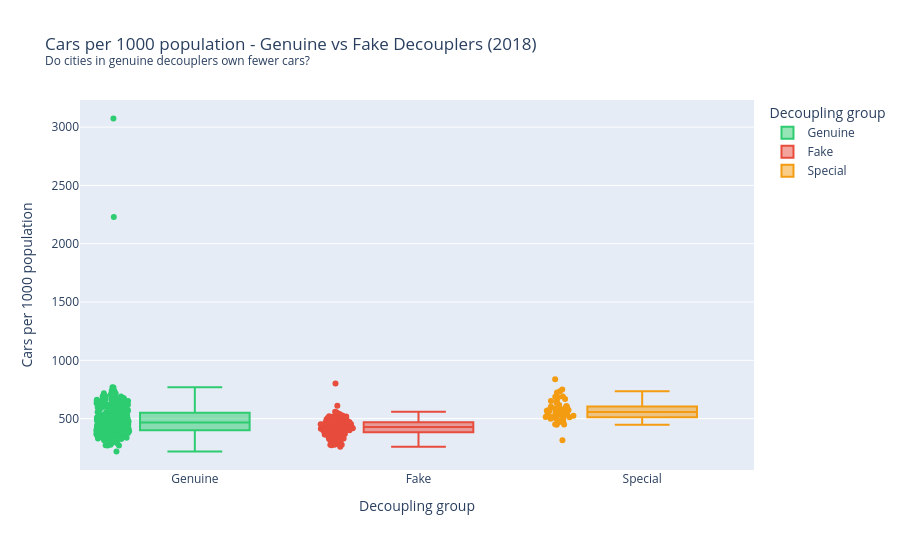

This figure's notebook cell:
### Code cell
# CARS PER 1000: the main story
# Hypothesis: cities in genuine decouplers are less car-dependent

# Box plot: distribution by group
fig = px.box(
    snap_cars,
    x='group',
    y='cars_per_1000',
    color='group',
    points='all',
    hover_name='city_name',
    hover_data=['country', 'iso_code'],
    color_discrete_map=GROUP_COLORS,
    category_orders={'group': ['Genuine', 'Fake', 'Special']},
    title=f'Cars per 1000 population - Genuine vs Fake Decouplers ({YEAR_CARS})<br>'
          f'<sup>Do cities in genuine decouplers own fewer cars?</sup>',
    labels={'cars_per_1000': 'Cars per 1000 population', 'group': 'Decoupling group'},
    height=550
)
fig.show()

# Summary stats
print(f"Cars per 1000 by group ({YEAR_CARS}):")
print(
    snap_cars.groupby('group')['cars_per_1000']
    .agg(['median', 'mean', 'std', 'count'])
    .round(1)
    .to_string()
)

### Figure 1 — Plotly figure (JSON) as saved in the notebook; plotly's stock layout.template omitted (floating-point values rounded to 4 significant figures; data arrays with more than 128 entries replaced by an {"elided": "..."} marker saying what was removed)
{"data": [{"alignmentgroup": "True", "boxpoints": "all", "customdata": {"elided": "344x2 str values"}, "hovertemplate": "<b>%{hovertext}</b><br><br>Decoupling group=%{x}<br>Cars per 1000 population=%{y}<br>country=%{customdata[0]}<br>iso_code=%{customdata[1]}<extra></extra>", "hovertext": {"elided": "344 null values"}, "legendgroup": "Genuine", "marker": {"color": "#2ecc71"}, "name": "Genuine", "notched": false, "offsetgroup": "Genuine", "orientation": "v", "showlegend": true, "type": "box", "x": {"elided": "344 str values"}, "x0": " ", "xaxis": "x", "y": {"elided": "344 float values"}, "y0": " ", "yaxis": "y"}, {"alignmentgroup": "True", "boxpoints": "all", "customdata": {"elided": "167x2 str values"}, "hovertemplate": "<b>%{hovertext}</b><br><br>Decoupling group=%{x}<br>Cars per 1000 population=%{y}<br>country=%{customdata[0]}<br>iso_code=%{customdata[1]}<extra></extra>", "hovertext": {"elided": "167 null values"}, "legendgroup": "Fake", "marker": {"color": "#e74c3c"}, "name": "Fake", "notched": false, "offsetgroup": "Fake", "orientation": "v", "showlegend": true, "type": "box", "x": {"elided": "167 str values"}, "x0": " ", "xaxis": "x", "y": {"elided": "167 float values"}, "y0": " ", "yaxis": "y"}, {"alignmentgroup": "True", "boxpoints": "all", "customdata": [["Poland", "POL"], ["Poland", "POL"], ["Poland", "POL"], ["Poland", "POL"], ["Poland", "POL"], ["Poland", "POL"], ["Poland", "POL"], ["Poland", "POL"], ["Poland", "POL"], ["Poland", "POL"], ["Poland", "POL"], ["Poland", "POL"], ["Poland", "POL"], ["Poland", "POL"], ["Poland", "POL"], ["Poland", "POL"], ["Poland", "POL"], ["Poland", "POL"], ["Poland", "POL"], ["Poland", "POL"], ["Poland", "POL"], ["Poland", "POL"], ["Poland", "POL"], ["Poland", "POL"], ["Poland", "POL"], ["Poland", "POL"], ["Poland", "POL"], ["Poland", "POL"], ["Poland", "POL"], ["Poland", "POL"], ["Poland", "POL"], ["Poland", "POL"], ["Poland", "POL"], ["Poland", "POL"], ["Poland", "POL"], ["Poland", "POL"], ["Poland", "POL"], ["Poland", "POL"], ["Poland", "POL"], ["Poland", "POL"], ["Poland", "POL"], ["Poland", "POL"], ["Poland", "POL"], ["Poland", "POL"], ["Poland", "POL"], ["Poland", "POL"], ["Poland", "POL"], ["Poland", "POL"], ["Poland", "POL"], ["Poland", "POL"], ["Poland", "POL"], ["Poland", "POL"], ["Poland", "POL"]], "hovertemplate": "<b>%{hovertext}</b><br><br>Decoupling group=%{x}<br>Cars per 1000 population=%{y}<br>country=%{customdata[0]}<br>iso_code=%{customdata[1]}<extra></extra>", "hovertext": [null, null, null, null, null, null, null, null, null, null, null, null, null, null, null, null, null, null, null, null, null, null, null, null, null, null, null, null, null, null, null, null, null, null, null, null, null, null, null, null, null, null, null, null, null, null, null, null, null, null, null, null, null], "legendgroup": "Special", "marker": {"color": "#f39c12"}, "name": "Special", "notched": false, "offsetgroup": "Special", "orientation": "v", "showlegend": true, "type": "box", "x": ["Special", "Special", "Special", "Special", "Special", "Special", "Special", "Special", "Special", "Special", "Special", "Special", "Special", "Special", "Special", "Special", "Special", "Special", "Special", "Special", "Special", "Special", "Special", "Special", "Special", "Special", "Special", "Special", "Special", "Special", "Special", "Special", "Special", "Special", "Special", "Special", "Special", "Special", "Special", "Special", "Special", "Special", "Special", "Special", "Special", "Special", "Special", "Special", "Special", "Special", "Special", "Special", "Special"], "x0": " ", "xaxis": "x", "y": [749.7, 578.4, 639.4, 689.9, 725.1, 618.0, 554.5, 596.0, 557.2, 734.6, 452.5, 547.6, 535.0, 531.5, 567.7, 688.0, 588.8, 572.6, 608.0, 512.6, 483.1, 595.5, 565.6, 563.5, 513.1, 651.7, 684.5, 523.8, 528.7, 542.7, 535.8, 549.0, 838.3, 499.2, 599.2, 467.4, 571.4, 601.9, 551.5, 667.7, 497.2, 476.5, 650.9, 503.9, 575.0, 602.8, 313.9, 496.2, 513.2, 505.2, 449.2, 528.1, 447.0], "y0": " ", "yaxis": "y"}], "layout": {"boxmode": "overlay", "height": 550, "legend": {"title": {"text": "Decoupling group"}, "tracegroupgap": 0}, "title": {"text": "Cars per 1000 population - Genuine vs Fake Decouplers (2018)<br><sup>Do cities in genuine decouplers own fewer cars?</sup>"}, "xaxis": {"anchor": "y", "categoryarray": ["Genuine", "Fake", "Special"], "categoryorder": "array", "domain": [0, 1], "title": {"text": "Decoupling group"}}, "yaxis": {"anchor": "x", "domain": [0, 1], "title": {"text": "Cars per 1000 population"}}}}
